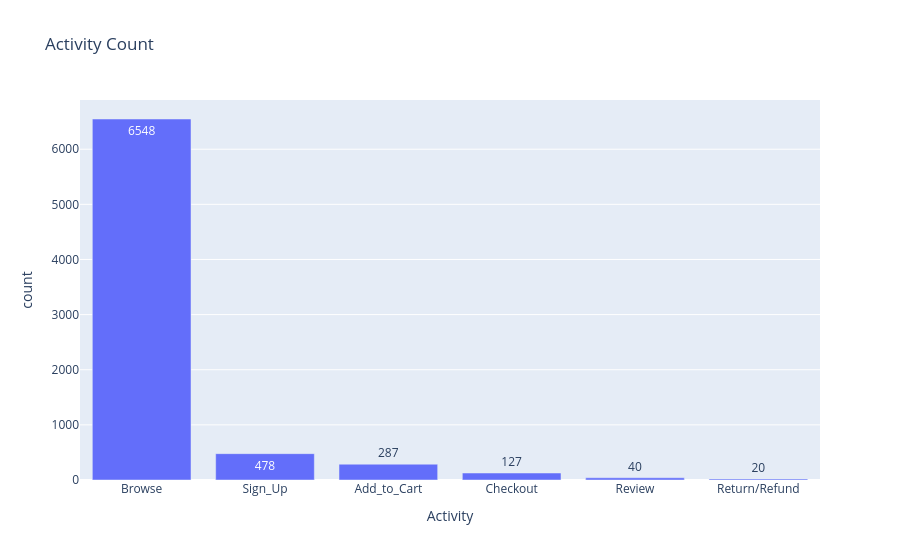

Notebook source saved alongside this figure:
### Code cell
fig =  px.bar(data_frame=q4, x='Activity',y='count',                                    
              title='Activity Count',text='count')  # text is used to display data labels
fig.show()

### Figure 1 — Plotly figure (JSON) as saved in the notebook; plotly's stock layout.template omitted (floating-point values rounded to 4 significant figures)
{"data": [{"hovertemplate": "Activity=%{x}<br>count=%{text}<extra></extra>", "legendgroup": "", "marker": {"color": "#636efa", "pattern": {"shape": ""}}, "name": "", "orientation": "v", "showlegend": false, "text": [6548.0, 478.0, 287.0, 127.0, 40.0, 20.0], "textposition": "auto", "type": "bar", "x": ["Browse", "Sign_Up", "Add_to_Cart", "Checkout", "Review", "Return/Refund"], "xaxis": "x", "y": [6548, 478, 287, 127, 40, 20], "yaxis": "y"}], "layout": {"barmode": "relative", "legend": {"tracegroupgap": 0}, "title": {"text": "Activity Count"}, "xaxis": {"anchor": "y", "domain": [0, 1], "title": {"text": "Activity"}}, "yaxis": {"anchor": "x", "domain": [0, 1], "title": {"text": "count"}}}}
